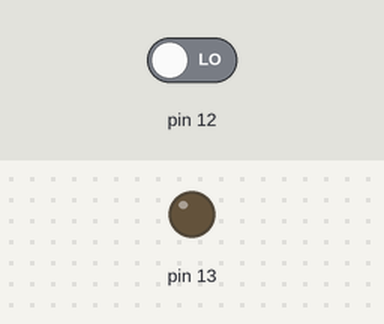
A sketch run on a simulated Arduino Uno, built with avr-gcc and run on an emulated ATmega328P. Parts: output pins drawn as LEDs (lit = HIGH). The test bench sets the inputs (shaded band); at power-on: pin 12 LOW.

Above: at 1.2 s.
1.3 s: pin 12 driven HIGH
At 2.4 s:
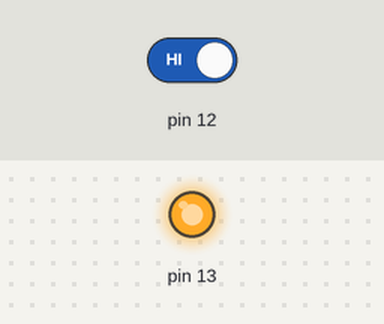
Timing chart, 0 to 4.3 s (numbered marks = the images above; inputs shaded):
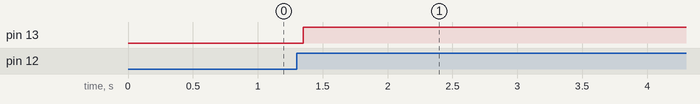

The sketch:

sketch_jan23a.ino
```cpp
// кнопка контактом на +5
// другим на резистор и на пин
// резистор на землю

int count = 0;

void setup ()
{
pinMode(13, OUTPUT);
pinMode(12, INPUT);
}

void loop ()
{

if (digitalRead(12) == HIGH && count == 0) //если кнопка нажата
                                           //и перемення count равна 0
  {
    delay(50); //защита от дребезга
    count++;   //пишем 1 в переменную кнопка
               //это нужно для того что бы с каждым нажатием кнопки
               //происходило только одно действие

    digitalWrite(13, !digitalRead(13)); //меняем значение порта на противоположное

  }

  if (digitalRead(12) == LOW && count == 1) //если кнопка НЕ нажата
                                            //и переменная count равна 1
    {
      count = 0;//обнуляем переменную count
    }

}
```

Measured:
- after the input at 1.3 s, pin 13: LOW → HIGH after 0.05 s
